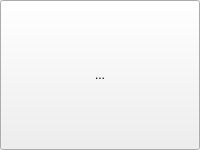
<?xml version="1.0" encoding="UTF-8"?>
<ui version="4.0">
 <class>Form</class>
 <widget class="QWidget" name="Form">
  <property name="geometry">
   <rect>
    <x>0</x>
    <y>0</y>
    <width>200</width>
    <height>150</height>
   </rect>
  </property>
  <property name="windowTitle">
   <string>Form</string>
  </property>
  <layout class="QVBoxLayout" name="verticalLayout" stretch="5">
   <property name="spacing">
    <number>0</number>
   </property>
   <property name="leftMargin">
    <number>0</number>
   </property>
   <property name="topMargin">
    <number>0</number>
   </property>
   <property name="rightMargin">
    <number>0</number>
   </property>
   <property name="bottomMargin">
    <number>0</number>
   </property>
   <item>
    <widget class="QToolButton" name="toolButton">
     <property name="sizePolicy">
      <sizepolicy hsizetype="Preferred" vsizetype="Preferred">
       <horstretch>0</horstretch>
       <verstretch>0</verstretch>
      </sizepolicy>
     </property>
     <property name="text">
      <string>...</string>
     </property>
    </widget>
   </item>
  </layout>
 </widget>
 <resources/>
 <connections/>
</ui>
